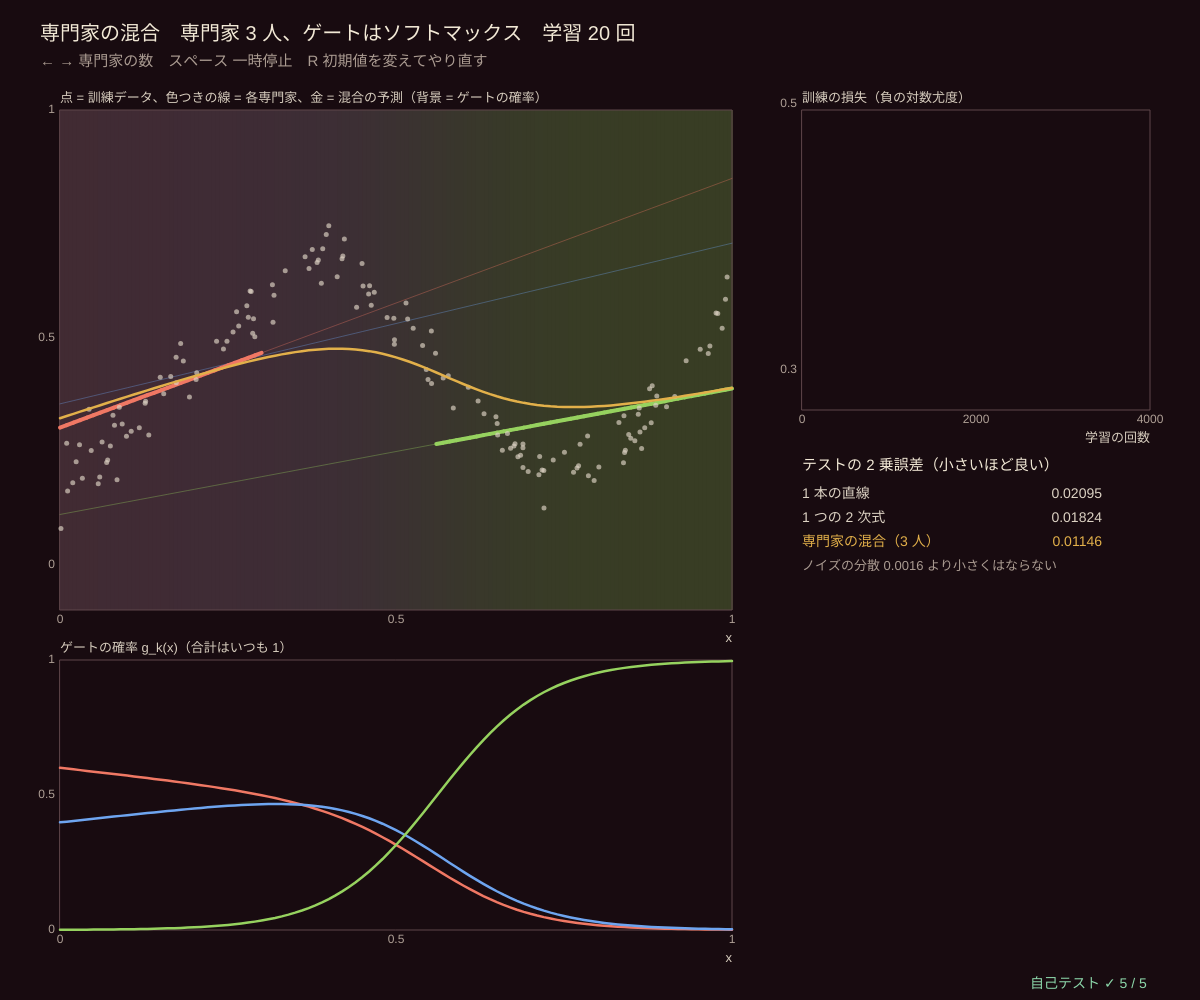
Frame 1 (no input)
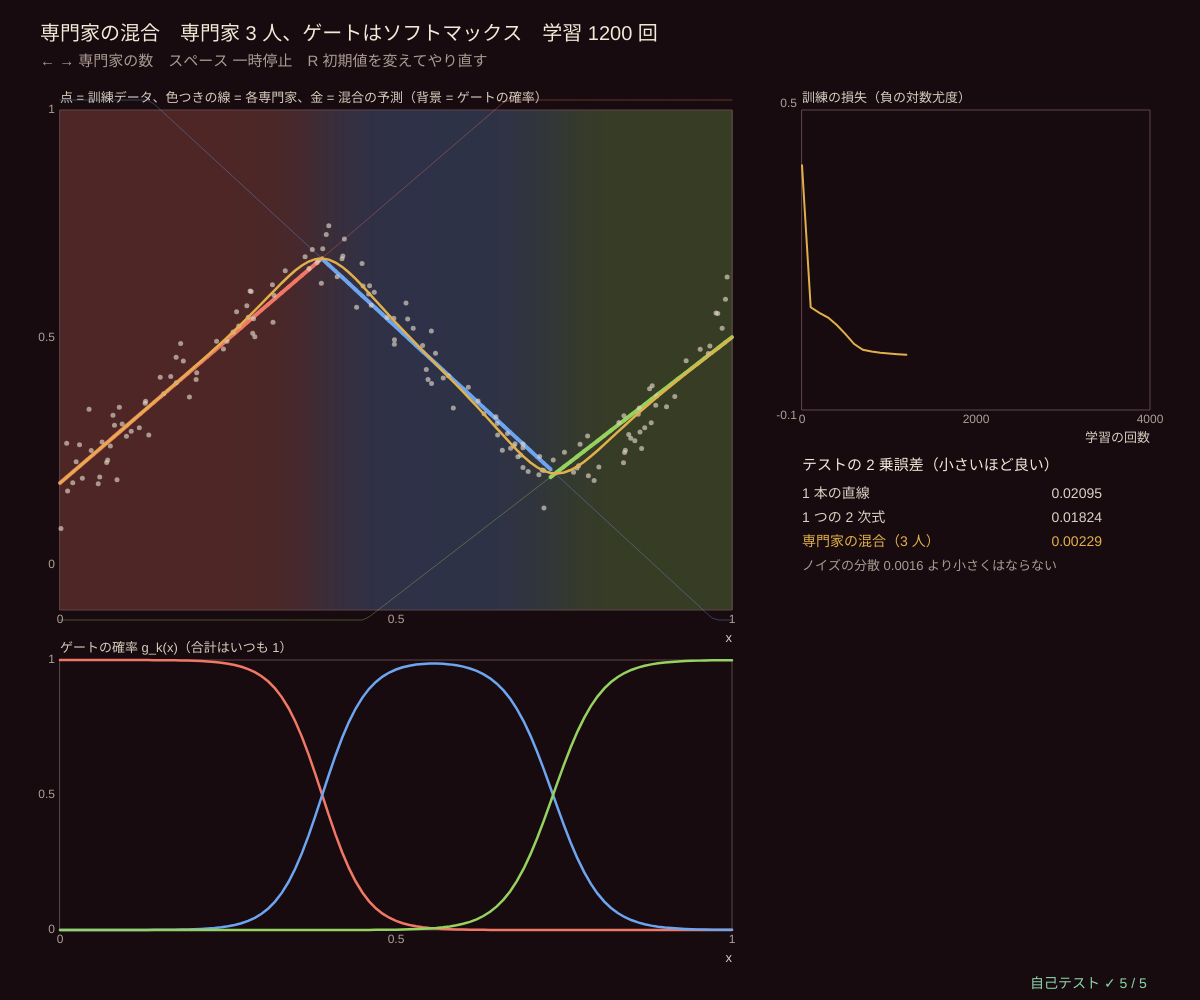
Frame 60 (no input)
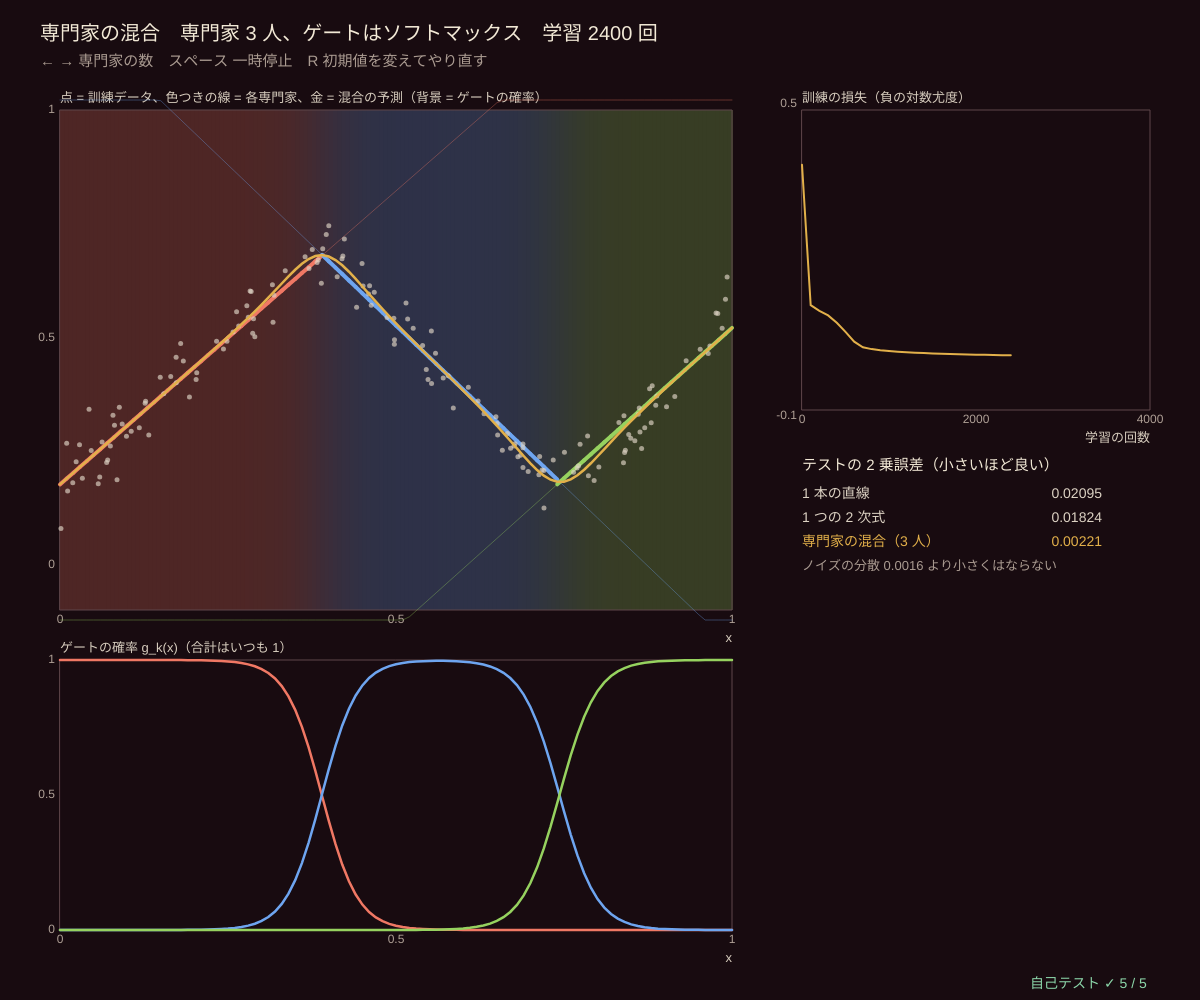
Frame 120 (the mouse pressed at the canvas centre since frame 60)

The p5.js sketch that drew these frames (run headless with seeded random() and noise() and a simulated clock; from frame 60 on, the mouse is pressed at the canvas centre):

// p5.js sketch
// ── sketch.js
// ============================================
// 07 専門家の混合（Mixture of Experts）─ 場所によって規則が変わるデータ。左は上り坂、まん中は下り坂、右は 2 次曲線
// 専門家 k = 直線 a_k + b_k·x。ゲート = ソフトマックス（c_k + d_k·x）→ 「この x はどの専門家に任せるか」の確率 g_k(x)
//   予測 = Σ g_k(x)·専門家 k(x)。学習は勾配降下法：損失 = −log Σ g_k·exp(−(y − 専門家 k)² / 2s²)
//   各点の「担当の度合い」h_k を計算すると、専門家は自分の担当の点だけを、ゲートは g_k を h_k に近づけるように学ぶ
//   背景の色 = ゲートの確率（専門家の色）。1 本の直線や 2 次式より、ずっと小さな誤差になる
// ← → 専門家の数 / スペース 一時停止 / R 初期値を変えてやり直す
// ============================================

let nExp = 3, nPts = 150, noiseS = 0.04, seedInit = 1, paused = false;   // ★ 専門家の数・点の数・ノイズ
const S2 = 0.05, LR = 1.0, MAX_IT = 4000;        // ★ s²（担当の分け方のするどさ）、学習率、学習の回数
const EXP_COL = [[240, 120, 100], [110, 165, 240], [150, 210, 95], [190, 135, 235], [236, 214, 160]];
let trainD, testD, moe, its = 0, lossHist = [], single1, single2;
function ftrue(x) { return x < 0.4 ? 0.2 + 1.2 * x : x < 0.7 ? 0.68 - 1.5 * (x - 0.4) : 0.23 + 6 * (x - 0.7) ** 2 - 0.5 * (x - 0.7); }   // ★ 場所で変わる規則

function setup() { createCanvas(windowWidth, windowHeight); textWrap(CHAR); pixelDensity(1); selfTest(); restart(); }
function makeReg(n, seed) { seedRng(seed); let xs = [], ys = []; for (let i = 0; i < n; i++) { let x = rnd(); xs.push(x); ys.push(ftrue(x) + noiseS * rndGauss()); } return { xs, ys }; }
// ★ はじめは「左から順に担当」をゆるく決め、少しだけ乱数でずらす
function makeMoE(K, seed) {
  seedRng(seed); let m = { K, a: [], b: [], c: [], d: [] }, cc = 0;
  for (let k = 0; k < K; k++) { m.a.push(0.5 + 0.2 * rndGauss()); m.b.push(0.3 * rndGauss()); m.d.push(3 * k + rndGauss()); }
  m.c.push(0); for (let k = 1; k < K; k++) { cc -= (m.d[k] - m.d[k - 1]) * (-0.5 + k / K); m.c.push(cc); }
  return m;
}
function gateOf(m, x) { let z = [], t = x - 0.5; for (let k = 0; k < m.K; k++) z.push(m.c[k] + m.d[k] * t); let mx = Math.max(...z), e = z.map((v) => Math.exp(v - mx)), s = sumArr(e); return e.map((v) => v / s); }
function expertOf(m, k, x) { return m.a[k] + m.b[k] * (x - 0.5); }
function moePredict(m, x) { let g = gateOf(m, x), s = 0; for (let k = 0; k < m.K; k++) s += g[k] * expertOf(m, k, x); return s; }
function moeLoss(m, D) {
  let L = 0;
  for (let i = 0; i < D.xs.length; i++) { let g = gateOf(m, D.xs[i]), s = 0; for (let k = 0; k < m.K; k++) s += g[k] * Math.exp(-((D.ys[i] - expertOf(m, k, D.xs[i])) ** 2) / (2 * S2)); L -= Math.log(Math.max(1e-300, s)); }
  return L / D.xs.length;
}
// ★ 勾配：h_k = 担当の度合い（事後確率）。専門家 ← h_k·(y − 予測)、ゲート ← (g_k − h_k)
function moeGrad(m, D) {
  let G = { a: new Array(m.K).fill(0), b: new Array(m.K).fill(0), c: new Array(m.K).fill(0), d: new Array(m.K).fill(0) }, n = D.xs.length;
  for (let i = 0; i < n; i++) {
    let x = D.xs[i], y = D.ys[i], t = x - 0.5, g = gateOf(m, x), l = g.map((gk, k) => Math.log(Math.max(1e-300, gk)) - ((y - expertOf(m, k, x)) ** 2) / (2 * S2));
    let mx = Math.max(...l), h = l.map((v) => Math.exp(v - mx)), s = sumArr(h);
    for (let k = 0; k < m.K; k++) { let hk = h[k] / s, r = (y - expertOf(m, k, x)) / S2; G.a[k] -= (hk * r) / n; G.b[k] -= (hk * r * t) / n; G.c[k] += (g[k] - hk) / n; G.d[k] += ((g[k] - hk) * t) / n; }
  }
  return G;
}
function moeTrain(m, D, iters) {      // パラメータごとに歩幅を変えた勾配降下法
  for (let q = 0; q < iters; q++) {
    let G = moeGrad(m, D);
    for (let k = 0; k < m.K; k++) { m.a[k] -= LR * S2 * G.a[k]; m.b[k] -= 4 * LR * S2 * G.b[k]; m.c[k] = clampv(m.c[k] - 4 * LR * G.c[k], -200, 200); m.d[k] = clampv(m.d[k] - 20 * LR * G.d[k], -400, 400); }
  }
}
function restart() {
  paused = false;
  trainD = makeReg(nPts, 3); testD = makeReg(400, 77);
  moe = makeMoE(nExp, seedInit); its = 0; lossHist = [moeLoss(moe, trainD)];
  single1 = polyFit(trainD.xs, trainD.ys, 1); single2 = polyFit(trainD.xs, trainD.ys, 2);
}
function mseOn(fn, D) { return meanOf(D.xs.map((x, i) => (fn(x) - D.ys[i]) ** 2)); }

function draw() {
  background(...BG_COL);
  if (!paused && its < MAX_IT) { moeTrain(moe, trainD, 20); its += 20; if (its % 100 === 0) lossHist.push(moeLoss(moe, trainD)); }
  let g = { x: 60, y: 110, w: width * 0.56, h: height * 0.5, x0: 0, x1: 1, y0: -0.1, y1: 1 };
  // 背景：ゲートの確率を縦の帯で
  noStroke(); let cols = 160;
  for (let q = 0; q < cols; q++) { let x = (q + 0.5) / cols, gt = gateOf(moe, x), c = [0, 0, 0]; gt.forEach((p, k) => { for (let j = 0; j < 3; j++) c[j] += p * EXP_COL[k][j]; }); fill(BG_COL[0] + 0.25 * (c[0] - BG_COL[0]), BG_COL[1] + 0.25 * (c[1] - BG_COL[1]), BG_COL[2] + 0.25 * (c[2] - BG_COL[2])); rect(g.x + (q / cols) * g.w, g.y, g.w / cols + 1, g.h); }
  plotAxes(g, 'x', '点 = 訓練データ、色つきの線 = 各専門家、金 = 混合の予測（背景 = ゲートの確率）', [0, 0.5, 1], [0, 0.5, 1]);
  let xsG = Array.from({ length: 101 }, (_, i) => i / 100);
  for (let k = 0; k < moe.K; k++) { stroke(...EXP_COL[k], 90); strokeWeight(1); polyline(xsG.map((x) => [gX(g, x), gY(g, expertOf(moe, k, x))])); }
  for (let k = 0; k < moe.K; k++) { stroke(...EXP_COL[k]); strokeWeight(4); for (let q = 0; q < 100; q++) { let x0 = xsG[q], x1 = xsG[q + 1]; if (gateOf(moe, (x0 + x1) / 2)[k] > 0.5) line(gX(g, x0), gY(g, expertOf(moe, k, x0)), gX(g, x1), gY(g, expertOf(moe, k, x1))); } }
  noStroke(); fill(220, 210, 195, 170); trainD.xs.forEach((x, i) => circle(gX(g, x), gY(g, trainD.ys[i]), 5));
  stroke(...GOLD); strokeWeight(2.5); polyline(xsG.map((x) => [gX(g, x), gY(g, moePredict(moe, x))]));
  // ---- 下：ゲートの確率
  let g2 = { x: 60, y: g.y + g.h + 50, w: g.w, h: Math.max(60, height - g.y - g.h - 120), x0: 0, x1: 1, y0: 0, y1: 1 };
  plotAxes(g2, 'x', 'ゲートの確率 g_k(x)（合計はいつも 1）', [0, 0.5, 1], [0, 0.5, 1]);
  for (let k = 0; k < moe.K; k++) { stroke(...EXP_COL[k]); strokeWeight(2.5); polyline(xsG.map((x) => [gX(g2, x), gY(g2, gateOf(moe, x)[k])])); }
  // ---- 右：損失と誤差の表
  let rx = g.x + g.w + 70, g3 = { x: rx, y: 110, w: width - rx - 50, h: height * 0.3, x0: 0, x1: MAX_IT, y0: Math.min(...lossHist) - 0.1, y1: Math.max(...lossHist) + 0.1 };
  plotAxes(g3, '学習の回数', '訓練の損失（負の対数尤度）', [0, MAX_IT / 2, MAX_IT], [+g3.y0.toFixed(1), +g3.y1.toFixed(1)]);
  stroke(...GOLD); strokeWeight(2); polyline(lossHist.map((v, q) => [gX(g3, q * 100), gY(g3, v)]));
  let ty = g3.y + g3.h + 60, rows = [['1 本の直線', mseOn((x) => polyEval(single1, x), testD)], ['1 つの 2 次式', mseOn((x) => polyEval(single2, x), testD)], ['専門家の混合（' + moe.K + ' 人）', mseOn((x) => moePredict(moe, x), testD)]];
  noStroke(); fill(...INK); textSize(15); textAlign(LEFT, BASELINE); text('テストの 2 乗誤差（小さいほど良い）', rx, ty);
  rows.forEach(([nm, v], q) => { fill(...(q === 2 ? GOLD : [220, 210, 195])); textSize(14); text(nm, rx, ty + 28 + 24 * q); textAlign(RIGHT, BASELINE); text(fmtNum(v, 5), rx + 300, ty + 28 + 24 * q); textAlign(LEFT, BASELINE); });
  fill(170, 155, 145); textSize(13); text('ノイズの分散 ' + fmtNum(noiseS * noiseS, 5) + ' より小さくはならない', rx, ty + 28 + 24 * 3);
  // ---- 文字
  fill(...INK); textSize(20); text('専門家の混合　専門家 ' + moe.K + ' 人、ゲートはソフトマックス　学習 ' + its + ' 回' + (paused ? '（一時停止）' : ''), 40, 40);
  fill(170, 155, 145); textSize(15); text('← → 専門家の数　スペース 一時停止　R 初期値を変えてやり直す', 40, 66);
  drawSelfTest(width - 170, height - 12);
}
function keyPressed() {
  if (key === RIGHT_ARROW) { nExp = Math.min(5, nExp + 1); restart(); }
  if (key === LEFT_ARROW) { nExp = Math.max(1, nExp - 1); restart(); }
  if (key === ' ') paused = !paused;
  if (key === 'r' || key === 'R') { seedInit++; restart(); }
  return false;
}

// ---- 自己テスト
function selfTest() {
  selfTestResults = [];
  let m = makeMoE(3, 5), okG = true;
  for (let q = 0; q <= 100; q++) { let g = gateOf(m, q / 100); if (Math.abs(sumArr(g) - 1) > 1e-12 || g.some((v) => !(v >= 0 && v <= 1))) okG = false; }
  let big = { K: 2, a: [0, 0], b: [0, 0], c: [500, -500], d: [0, 0] }, gb = gateOf(big, 0.3);
  check('ゲートの確率はどの x でも 0〜1 で合計 1。ロジットが ±500 でも NaN にならない', okG && noNaN(gb) && near(gb[0], 1, 1e-12));
  let D = makeReg(40, 9), G = moeGrad(m, D), okN = true, worst = 0;
  for (let pn of ['a', 'b', 'c', 'd']) for (let k = 0; k < 3; k++) {
    let v = m[pn][k], h = 1e-5; m[pn][k] = v + h; let lp = moeLoss(m, D); m[pn][k] = v - h; let lm = moeLoss(m, D); m[pn][k] = v;
    let num = (lp - lm) / (2 * h), err = Math.abs(num - G[pn][k]) / Math.max(1e-3, Math.abs(num)); worst = Math.max(worst, err); if (err > 1e-4) okN = false;
  }
  check('勾配の式 = 数値微分（専門家とゲートの 12 個のパラメータ、相対誤差 ' + worst.toExponential(1) + '）', okN);
  let tr = makeReg(150, 3), te = makeReg(400, 77), mm = makeMoE(3, 1), L0 = moeLoss(mm, tr);
  moeTrain(mm, tr, 2000);
  let e = mseOn((x) => moePredict(mm, x), te), e1 = mseOn((x) => polyEval(polyFit(tr.xs, tr.ys, 1), x), te), e2 = mseOn((x) => polyEval(polyFit(tr.xs, tr.ys, 2), x), te);
  check('2000 回の学習で損失が 1/4 未満に下がる（' + fmtNum(L0, 3) + ' → ' + fmtNum(moeLoss(mm, tr), 3) + '）', moeLoss(mm, tr) < L0 / 4);
  check('テストの誤差：専門家の混合 ' + fmtNum(e, 4) + ' < 1 つの 2 次式 ' + fmtNum(e2, 4) + ' < 1 本の直線 ' + fmtNum(e1, 4), e < 0.5 * e2 && e2 < e1);
  let owner = [0.15, 0.55, 0.9].map((x) => argMaxArr(gateOf(mm, x)));
  check('3 つの区間（x = 0.15, 0.55, 0.9）をそれぞれ別の専門家が担当する（' + owner.join(', ') + '）', new Set(owner).size === 3);
  reportSelfTest();
}

// ---------- やってみよう ----------
// 1. ← で専門家を 1 人にすると、ただの直線。2 人、3 人、4 人で誤差はどう変わる？
// 2. R で初期値を変えると、2 人の専門家が同じ区間を取り合い、1 人が「さぼる」ことがある（局所解）
// 3. S2 を 0.5 にすると担当の分け方がぼやける。0.01 にするとするどくなる
// 4. 大きな言語モデルにも「専門家の混合」を使うものがある。ゲートが単語ごとに専門家を選ぶ
// 5. 08 からはブースティング：前のモデルのまちがいを、次のモデルが担当する

// ==================================================
// ここから下は「アンサンブル学習の道具」（中身は読まなくても OK。消さないでね）
// ==================================================
// ---- 小さな道具：はさむ・合計・平均・いちばん大きい番号・数の表示
function clampv(v, a, b) { return v < a ? a : v > b ? b : v !== v ? a : v; }     // NaN なら a に戻す
function sumArr(a) { let s = 0; for (let v of a) s += v; return s; }
function meanOf(a) { return a.length ? sumArr(a) / a.length : 0; }
function varOf(a) { let m = meanOf(a), s = 0; for (let v of a) s += (v - m) * (v - m); return a.length ? s / a.length : 0; }   // ÷n の分散
function argMaxArr(a) { let b = 0; for (let i = 1; i < a.length; i++) if (a[i] > a[b]) b = i; return b; }   // 同点なら小さい番号
function sigm(z) { return 1 / (1 + Math.exp(-clampv(z, -40, 40))); }
function fmtNum(v, d) { if (typeof v !== 'number' || !isFinite(v)) return '?'; let s = (+v.toFixed(d === undefined ? 2 : d)).toString(); return s === '-0' ? '0' : s; }
function pctStr(v) { return fmtNum(100 * v, 1) + '%'; }
// ---- 種つきの乱数（同じ種なら毎回同じ列）
let rngState = 1;
function seedRng(s) { rngState = (s >>> 0) || 1; }
function rnd() {                       // 0〜1 の一様乱数（mulberry32）
  rngState = (rngState + 0x6d2b79f5) >>> 0;
  let t = rngState;
  t = Math.imul(t ^ (t >>> 15), t | 1);
  t ^= t + Math.imul(t ^ (t >>> 7), t | 61);
  return ((t ^ (t >>> 14)) >>> 0) / 4294967296;
}
function rndInt(a, b) { return a + Math.floor(rnd() * (b - a + 1)); }
function rndGauss() { let u = Math.max(1e-12, rnd()), v = rnd(); return Math.sqrt(-2 * Math.log(u)) * Math.cos(2 * Math.PI * v); }   // 標準正規分布
function shuffleArr(a) { for (let i = a.length - 1; i > 0; i--) { let j = Math.floor(rnd() * (i + 1)); [a[i], a[j]] = [a[j], a[i]]; } return a; }
// ---- 連立 1 次方程式 A w = b（部分ピボットつきのガウスの消去法）。ridge = 対角に足す小さな数（解けないのを防ぐ）
function solveLin(A, b, ridge) {
  let n = b.length, M = A.map((r, i) => r.slice().concat([b[i]]));
  for (let i = 0; i < n; i++) M[i][i] += ridge || 0;
  for (let c = 0; c < n; c++) {
    let p = c; for (let r = c + 1; r < n; r++) if (Math.abs(M[r][c]) > Math.abs(M[p][c])) p = r;
    if (Math.abs(M[p][c]) < 1e-14) continue;
    [M[c], M[p]] = [M[p], M[c]];
    for (let r = 0; r < n; r++) if (r !== c) { let f = M[r][c] / M[c][c]; if (f !== 0) for (let k = c; k <= n; k++) M[r][k] -= f * M[c][k]; }
  }
  return M.map((r, i) => (Math.abs(r[i]) < 1e-14 ? 0 : r[n] / r[i]));
}
// ---- 多項式の最小 2 乗法。x ∈ [0, 1] を [−1, 1] に直し、チェビシェフ多項式 T0, T1, … を特徴量にする（次数が高くても計算が安定）
function chebFeat(x, deg) { let t = 2 * x - 1, f = [1]; if (deg >= 1) f.push(t); for (let k = 2; k <= deg; k++) f.push(2 * t * f[k - 1] - f[k - 2]); return f; }
function polyFit(xs, ys, deg, ridge) {   // (ΦᵀΦ + λI) c = Φᵀy
  let d = deg + 1, A = Array.from({ length: d }, () => new Array(d).fill(0)), b = new Array(d).fill(0);
  for (let i = 0; i < xs.length; i++) { let f = chebFeat(xs[i], deg); for (let p = 0; p < d; p++) { b[p] += f[p] * ys[i]; for (let q = 0; q < d; q++) A[p][q] += f[p] * f[q]; } }
  return { deg, c: solveLin(A, b, ridge === undefined ? 1e-9 : ridge) };
}
function polyEval(m, x) { let f = chebFeat(x, m.deg), s = 0; for (let k = 0; k <= m.deg; k++) s += m.c[k] * f[k]; return s; }
// ---- 描く道具：色（オーケストラ：えんじ色の黒、象牙色、金管の金、弦の青緑）、領域の絵、点
const BG_COL = [24, 11, 16];                                     // 背景（えんじ色の黒）
const INK = [242, 233, 214], GOLD = [226, 176, 74], TEAL = [64, 186, 176], WINE = [196, 72, 96];
const CLS_COL = [[226, 170, 70], [60, 182, 176]];                // ★ クラス 0（金）・クラス 1（青緑）の色
function probCol(p, k) {             // クラス 1 の確率 → 背景と混ぜた色（k = 濃さ）
  let c = [], a = clampv(k === undefined ? 0.55 : k, 0, 1) * Math.abs(2 * p - 1) + 0.12;
  for (let q = 0; q < 3; q++) c.push(BG_COL[q] + ((p > 0.5 ? CLS_COL[1][q] : CLS_COL[0][q]) - BG_COL[q]) * a);
  return c;
}
// img の全部の画素に fn(u, v) → [r, g, b] を塗る（u は右向き、v は上向き、どちらも 0〜1）
function paintImage(img, fn) {
  img.loadPixels();
  let W = img.width, H = img.height;
  for (let py = 0; py < H; py++) for (let px = 0; px < W; px++) {
    let c = fn((px + 0.5) / W, 1 - (py + 0.5) / H), i = 4 * (px + W * py);
    img.pixels[i] = c[0]; img.pixels[i + 1] = c[1]; img.pixels[i + 2] = c[2]; img.pixels[i + 3] = 255;
  }
  img.updatePixels();
}
function toPx(bx, u, v) { return [bx.x + u * bx.w, bx.y + (1 - v) * bx.h]; }   // [0,1]² → 画面
function fromPx(bx, px, py) { return [(px - bx.x) / bx.w, 1 - (py - bx.y) / bx.h]; }
function drawPoints(bx, X, y, r) {
  stroke(10); strokeWeight(1);
  for (let i = 0; i < X.length; i++) { let p = toPx(bx, X[i][0], X[i][1]); fill(...CLS_COL[y[i]]); circle(p[0], p[1], r); }
}
function frameBox(bx, col) { noFill(); stroke(...(col || [110, 80, 85])); strokeWeight(1); rect(bx.x, bx.y, bx.w, bx.h); }
// ---- グラフの道具：g = { x, y, w, h, x0, x1, y0, y1 }
function gX(g, v) { return g.x + clampv((v - g.x0) / (g.x1 - g.x0), -0.02, 1.02) * g.w; }
function gY(g, v) { return g.y + g.h - clampv((v - g.y0) / (g.y1 - g.y0), -0.02, 1.02) * g.h; }
function plotAxes(g, xl, yl, xt, yt) {
  stroke(95, 70, 75); strokeWeight(1); noFill(); rect(g.x, g.y, g.w, g.h);
  noStroke(); fill(175, 160, 150); textSize(12); textAlign(CENTER, TOP);
  for (let v of xt) text(+v.toPrecision(3), gX(g, v), g.y + g.h + 4);
  textAlign(RIGHT, CENTER);
  for (let v of yt) text(+v.toPrecision(3), g.x - 5, gY(g, v));
  textAlign(LEFT, BASELINE); fill(215, 205, 190); textSize(13);
  text(xl, g.x + g.w - textWidth(xl), g.y + g.h + 32); text(yl, g.x, g.y - 8);
}
function polyline(pts) {               // 点が 2 つ以上あるときだけ折れ線を描く（空の beginShape を作らない）
  if (pts.length < 2) return;
  noFill(); beginShape(); for (let p of pts) vertex(p[0], p[1]); endShape();
}
function legend(x, y, items) {         // items = [[色, 名前], …]
  textSize(13); textAlign(LEFT, CENTER); noStroke();
  items.forEach(([c, s], k) => { fill(...c); rect(x, y + 20 * k - 5, 14, 10, 2); fill(220, 210, 195); text(s, x + 22, y + 20 * k); });
}
// ---- 自己テストの道具
let selfTestResults = [];
function check(name, cond) { selfTestResults.push({ name, ok: !!cond }); }
function near(a, b, tol) { return a !== null && a !== undefined && isFinite(a) && Math.abs(a - b) <= (tol === undefined ? 1e-9 : tol); }
function noNaN(v) { return Array.isArray(v) || ArrayBuffer.isView(v) ? Array.from(v).every(noNaN) : !(typeof v === 'number' && !isFinite(v)); }
function reportSelfTest() { for (let r of selfTestResults) (r.ok ? console.log : console.error)((r.ok ? '✓ ' : '✗ ') + r.name); }
function selfTestLine() { let n = selfTestResults.filter((r) => r.ok).length; return '自己テスト ' + (n === selfTestResults.length ? '✓ ' : '✗ ') + n + ' / ' + selfTestResults.length; }
function drawSelfTest(x, y) { noStroke(); fill(selfTestResults.every((r) => r.ok) ? color(140, 215, 170) : color(255, 90, 110)); textSize(14); textAlign(LEFT, BASELINE); text(selfTestLine(), x, y); }
